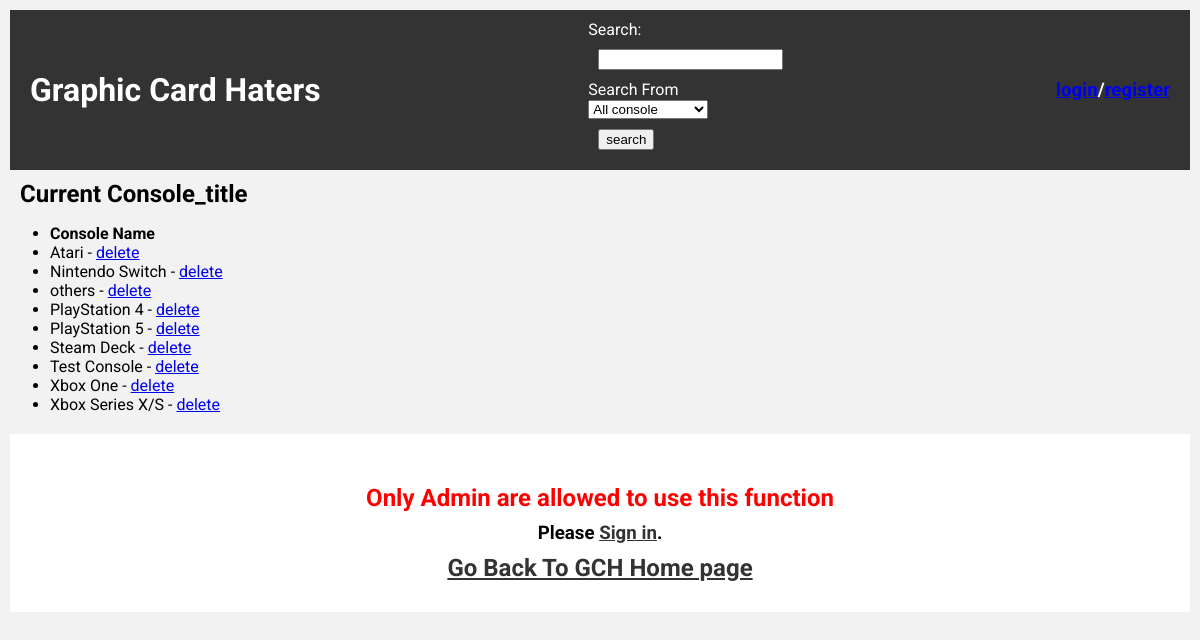
Page /addCon.php on the committed database.
### tables this page shows
CREATE TABLE `console` (
  `console_title` varchar(50) NOT NULL,
  `info` varchar(200) NOT NULL DEFAULT 'console information not available'
);

### addCon.php (the view, shortened to what this page needs)
<?php
require('connect.php');
    $queryCon = "SELECT * FROM console";
    $statementCon = $db->prepare($queryCon);
    $statementCon->execute();
?>
<!DOCTYPE html>
<html lang="en">
<head>
    <link rel="stylesheet" href="main.css">
</head>
<body>
<div id="container">
        <div id="header">
            <h1><a href="index.php">Graphic Card Haters</a></h1>
            <div id="searching">
                <form method="post" action="search.php">
                    <label for="search">Search:</label><br>
                    <input id="search" name="search"><br>
                    <label for="base">Search From</label><br>
                    <select id="base" name="base">
                        <option value="All" selected>All console</option>
					</select><br>
                    <input type="submit" value="search">
                </form>
            </div>
            <?php if(!isset($_SESSION['userrole'])): ?>
                <h3><a href="login.php">login</a>/<a href="register.php">register</a></h3>
            <?php else: ?>
                <h3><a href="profile.php">profile</a>/<a href="logout.php">logout</a></h3>
            <?php endif ?>
        </div>
    <div id="showList">
        <h2>Current Console_title</a></h2>
        <ul>
            <li><b>Console Name</b></li>
            <?php while($rowCon = $statementCon->fetch()): ?>
                <li><?= $rowCon['console_title'] ?> - <a href="deleteCon.php?title=<?= $rowCon['console_title'] ?>">delete</a></li>
            <?php endwhile ?>
        </ul>
    </div>
    <div id="postcard">
        <?php if(isset($_SESSION['userrole']) && $_SESSION['userrole'] === 'admin'):?>
            <form method="post" action="updateCon.php">
                <fieldset>
                    <legend>New Console:</legend>
                        <div id="post_game">
                            <input type="hidden" name="formStatus" value="newCon">
                            <label for="console_title">Console Name:</label><br>
                            <input id="console_title" name="console_title" placeholder="Check the Current Console_title"><br>
                            <label for="info">Console information</label><br>
                            <textarea id="info" name="info" rows="10" cols="100" placeholder="Check the Current Console_title Above, Make sure the Console_title are not duplicate!"></textarea>
                        </div>
                        <div id="submit">
                            <input type="submit">
                        </div>
                </fieldset>
            </form>
        <?php else: ?>
        <div id='reportcard'>
            <h2>Only Admin are allowed to use this function</h2>
            <h3>Please <a href="login.php">Sign in</a>.</h3>
            <h2><a href="index.php">Go Back To GCH Home page</a></h2>
        </div>
        <?php endif ?>
    </div>
    </div>
</body>
</html>

### main.css (style rules this page uses)
body { font-size: 16px; font-family: 'Roboto', sans-serif; background-color: #f2f2f2; margin: 0; padding: 0; }
#container { max-width: 1200px; margin: 0 auto; padding: 10px; }
#header { display: flex; justify-content: space-between; align-items: center; background-color: #333; color: white; padding: 10px; }
#header h1 a { color: white; text-decoration: none; }
#searching { display: flex; align-items: center; }
#search { margin-right: 5px; }
#postcard { border: 1px; background-color: white; padding: 10px; margin-top: 20px; }
#reportcard { background-color: white; padding: 10px; margin-top: 20px; text-align: center; }
#reportcard h2 { color: red; }
#reportcard a { color: #333; text-decoration: underline; }
input, p, h1, h2, h3, h4, h5, h6 { margin: 10px 10px; }

### rows in the picture
console: console_title "Atari"
console: console_title "Nintendo Switch"
console: console_title "others"
console: console_title "PlayStation 4"
console: console_title "PlayStation 5"
console: console_title "Steam Deck"
console: console_title "Test Console"
console: console_title "Xbox One"
console: console_title "Xbox Series X/S"
